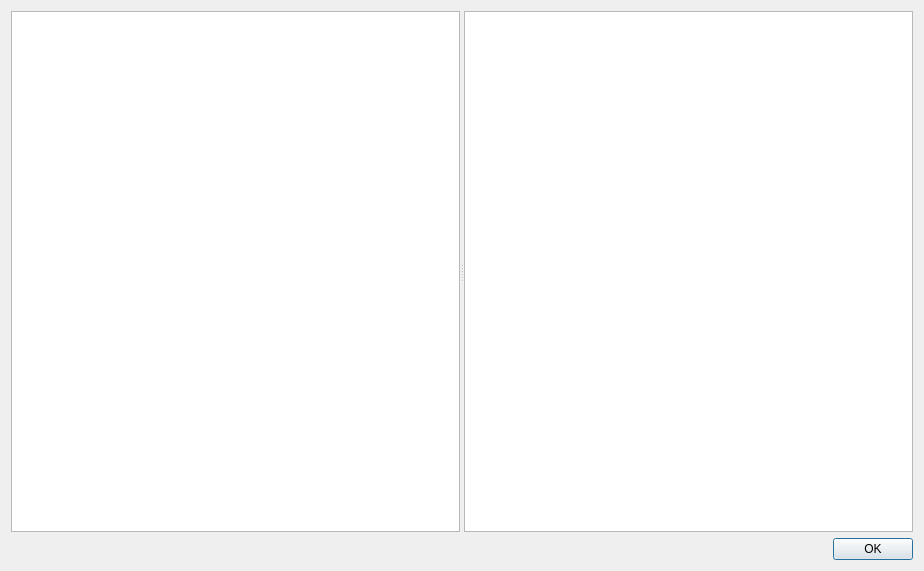
<?xml version="1.0" encoding="UTF-8"?>
<ui version="4.0">
 <class>Dialog</class>
 <widget class="QDialog" name="Dialog">
  <property name="geometry">
   <rect>
    <x>0</x>
    <y>0</y>
    <width>924</width>
    <height>571</height>
   </rect>
  </property>
  <property name="windowTitle">
   <string>Dialog</string>
  </property>
  <layout class="QVBoxLayout" name="verticalLayout">
   <item>
    <widget class="QSplitter" name="ui_splitter">
     <property name="orientation">
      <enum>Qt::Horizontal</enum>
     </property>
     <widget class="QListView" name="ui_list_license"/>
     <widget class="QPlainTextEdit" name="ui_txt_license"/>
    </widget>
   </item>
   <item>
    <widget class="QDialogButtonBox" name="buttonBox">
     <property name="orientation">
      <enum>Qt::Horizontal</enum>
     </property>
     <property name="standardButtons">
      <set>QDialogButtonBox::Ok</set>
     </property>
    </widget>
   </item>
  </layout>
 </widget>
 <tabstops>
  <tabstop>ui_list_license</tabstop>
  <tabstop>ui_txt_license</tabstop>
 </tabstops>
 <resources/>
 <connections>
  <connection>
   <sender>buttonBox</sender>
   <signal>accepted()</signal>
   <receiver>Dialog</receiver>
   <slot>accept()</slot>
   <hints>
    <hint type="sourcelabel">
     <x>248</x>
     <y>254</y>
    </hint>
    <hint type="destinationlabel">
     <x>157</x>
     <y>274</y>
    </hint>
   </hints>
  </connection>
  <connection>
   <sender>buttonBox</sender>
   <signal>rejected()</signal>
   <receiver>Dialog</receiver>
   <slot>reject()</slot>
   <hints>
    <hint type="sourcelabel">
     <x>316</x>
     <y>260</y>
    </hint>
    <hint type="destinationlabel">
     <x>286</x>
     <y>274</y>
    </hint>
   </hints>
  </connection>
 </connections>
</ui>
